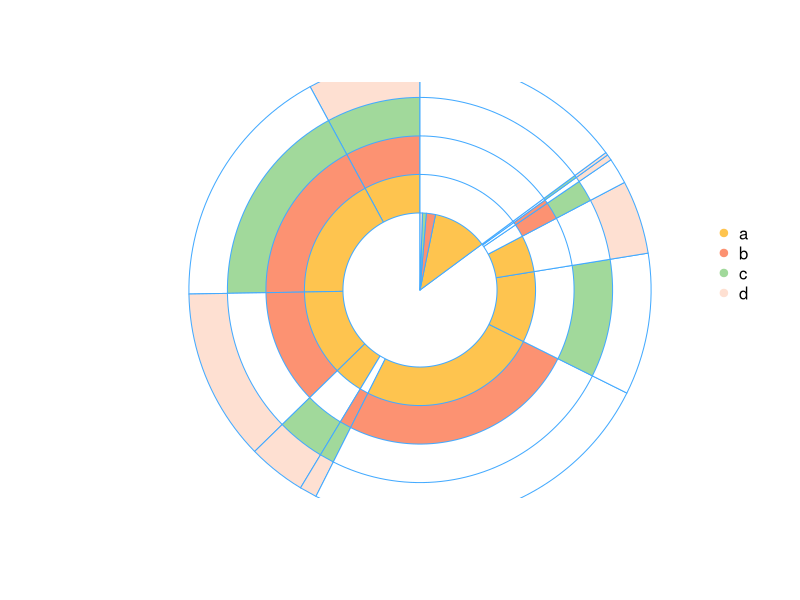

Reproduce this figure in R.
setwd("F:/xangars/ShoppingCart")

# loading libraries
library(dplyr)
library(reshape2)
library(plotrix)

# creating an example of orders
set.seed(15)
df <- data.frame(orderId=sample(c(1:1000), 5000, replace=TRUE),
                 product=sample(c('NULL','a','b','c','d'), 5000, replace=TRUE,
                                prob=c(0.15, 0.65, 0.3, 0.15, 0.1)))
df <- df[df$product!='NULL', ]

# removing duplicates

df <- df[!duplicated(df), ]

# arranging data set
df <- df %>%
  arrange(orderId, product)

# creating product's matrix
  prod.matrix <- dcast(df, orderId ~ product, fun.aggregate = NULL)

  prod.matrix <- prod.matrix %>%
  mutate(cart = paste(a, b, c, d, sep='')) # check all product names

  prod.matrix$cart <- gsub('NA', '', prod.matrix$cart)

# calculating number of product's combinations
  comb <- prod.matrix %>%
  group_by(cart) %>%
  summarise(num=n())

head(comb)

# calculating number of products in combinations
comb$l <- sapply(comb$cart, nchar)

# calculating total number of orders/carts
tot <- sum(comb$num)

# spliting orders for sets with 1 product and more than 1 product
one.prod <- comb[comb$l==1,]
sev.prod <- comb[comb$l!=1,]

# arranging several products' data set
sev.prod <- arrange(sev.prod, desc(l)) 

# defining parameters for pie chart
iniR <- 0.2 # initial radius
all.colors <- list(NO='white', a='#fec44f', b='#fc9272', c='#a1d99b', d='#fee0d2') # palette
colors <- all.colors[ c(1:(nrow(one.prod)+1))] # set of colors

# 0 circle: blank
pie(1, radius=iniR, init.angle=90, col=c('white'), border = NA, labels='', edges=300)

# drawing circles from last to 2nd
for (i in nrow(one.prod):1) {
  p <- grep(one.prod$cart[i], sev.prod$cart)
  col <- rep('NO', times=nrow(sev.prod))
  col[p] <- one.prod$cart[i]
  floating.pie(0,0,c(sev.prod$num, tot-sum(sev.prod$num)), radius=(2+i)*iniR, startpos=pi/2, col=as.character(colors[ c(col, 'NO')]), border="#44aaff")
}

# 1 circle: orders with 1 product
floating.pie(0,0,c(tot-sum(one.prod$num),one.prod$num), radius=2*iniR, startpos=pi/2, col=as.character(colors[ c('NO',one.prod$cart)]), border="#44aaff")

# legend
legend(1.5, 2*iniR, gsub("_"," ",names(colors)[-1]), col=as.character(colors[-1]), pch=19, bty='n', ncol=1)

